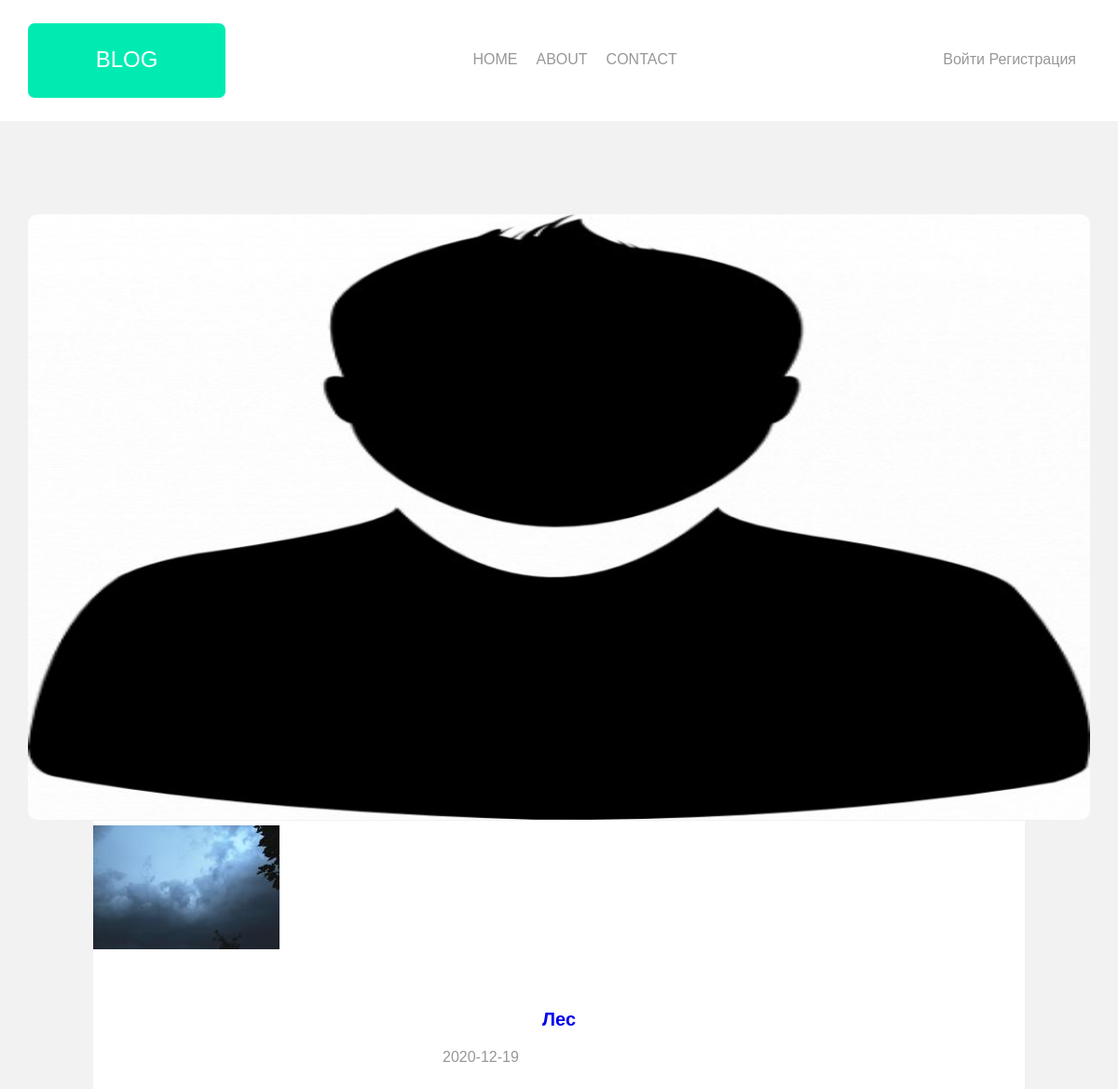
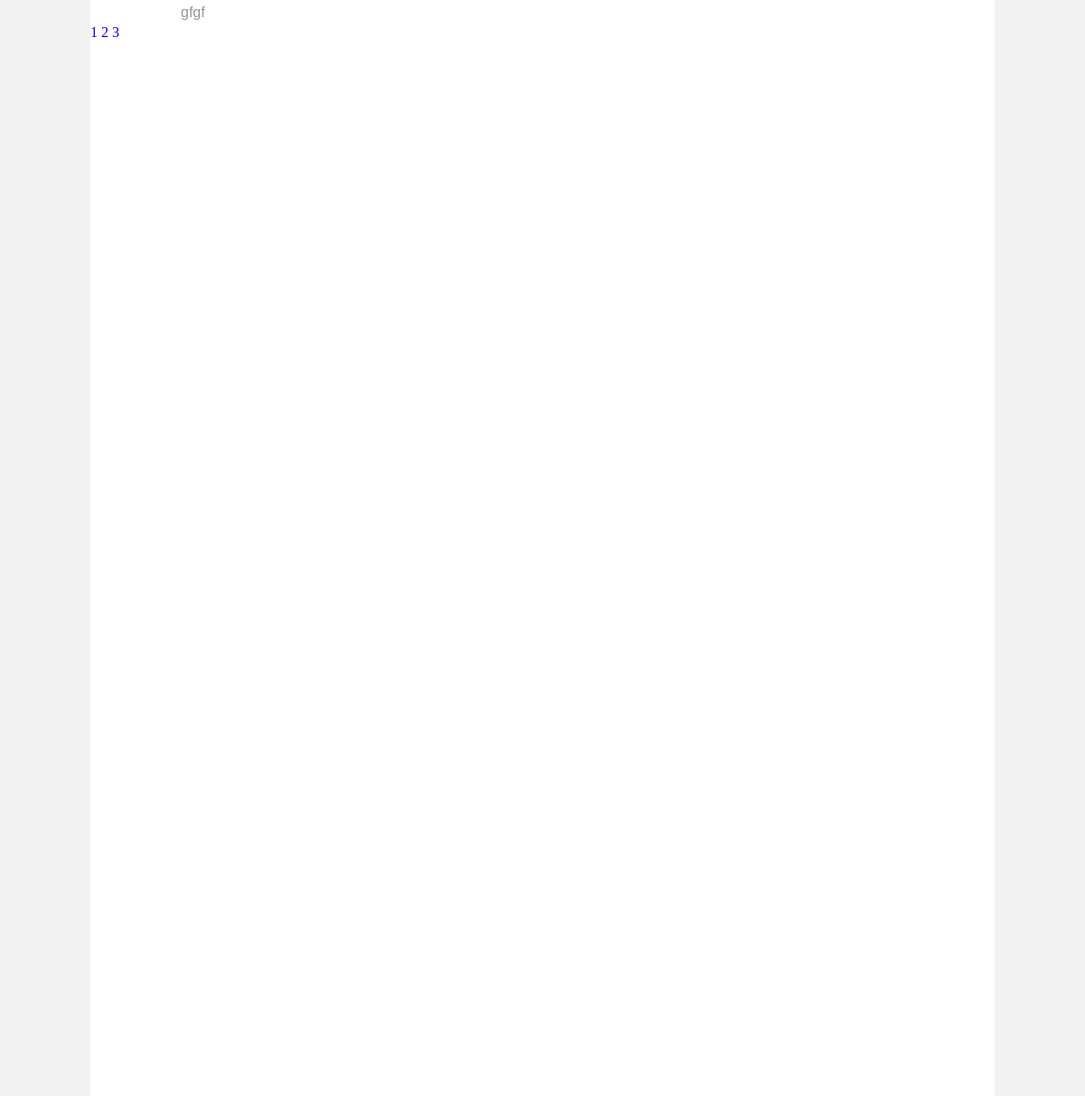
/?page=3, run on the app's committed database (2 pictures, top to bottom).
### models.py (models this page shows, shortened)
class Post(db.Model):
    __tablename__ = 'posts'
    id = db.Column(db.Integer(), primary_key=True)
    title = db.Column(db.String(100), nullable=False)
    date_posted = db.Column(db.DateTime, nullable=True, default=datetime.utcnow)
    content = db.Column(db.Text(), nullable=True)
    user_id = db.Column(db.Integer(), db.ForeignKey('users.id'), nullable=True)

class User(db.Model, UserMixin):
    __tablename__ = 'users'
    id = db.Column(db.Integer(),  primary_key=True)
    username = db.Column(db.String(20), nullable=False, unique=True)
    email = db.Column(db.String(50), nullable=False, unique=True)
    avatar = db.Column(db.String(20), nullable=False, default='pic.jpg')
    password = db.Column(db.String(20), nullable=False)
    posts = db.relationship('Post', backref='author', lazy=True)

### main_app.py (the view)
@app.route('/')
def index():
    page = request.args.get('page')
    ''' Если полученные данные равны строковой цифре, то делаем их int, иначе если это буквы
    или другие символы, то задаём по стандарту 1 страницу. Это на тот случай,
    если пользователь
    решит поиграться'''
    if page and page.isdigit():
        page = int(page)
    else:
        page = 1
    posts = Post.query.order_by(Post.date_posted.desc()).paginate(page=page, per_page=5)
    return render_template('base.html', posts=posts)

### templates/base.html (shortened to what this page needs)
<!DOCTYPE html>
<html>
<head>
	<link rel="stylesheet" type="text/css" href="{{url_for('static', filename='style.css')}}">
</head>
<body>
<div class='bg1'>
	<div class='wrap1'>
	<header>
		<div class='logo'>
			<span> BLOG </span>
		</div>
		<nav>
			<ul>
				<li>
					<a href='{{url_for("index")}}'> HOME </a>
				</li>
				<li>
					<a href='#'> ABOUT </a>
				</li>
				<li>
					<a href='#'> CONTACT </a>
				</li>
			</ul>
		</nav>
		<div class='panel'>
			<ul>
				<li>
					{% if current_user.is_authenticated %}
						<a href='{{url_for("new_post")}}'> Создать пост </a>
						<a href='{{url_for("account")}}'> Профиль </a>
						<a href='{{url_for("logout")}}'> Выйти </a>
				</li>
				<li>
					{% else %}
						<a href='{{url_for("login")}}'> Войти </a>
						<a href='{{url_for("register")}}'> Регистрация </a>
					{% endif %}
				</li>
			</ul>
		</div>
	</header>
	</div>
</div>
<div class='wrap2'>
	<div class='content'>
		<div class='div_img'>
			<img src='static/pic.jpg'>
		</div>
	</div>
</div>
<div class='wrap3'>
	<div class='under_wrap3'>
			  {% for post in posts.items %}
			  <div>
				  <img src="{{ url_for('static', filename='profile_images/' + post.author.avatar) }}"
			  </div>
		 <div class='title'>
		 	<span> <a href="{{ url_for('post', post_id=post.id) }}">{{post.title}} </a> </span>
		 </div>
		 <div class='under_title'>
		 	<div class='date'>
		 		<span> {{post.date_posted.strftime('%Y-%m-%d')}} </span>
		 	</div>
		 </div>
		 <div class='post'>
		 <p>
			{{post.content}}
		 </div>
		 {% endfor %}
		 {% for page in posts.iter_pages() %}
		 	<a href='./?page={{page}}'>{{page}}</a>
		 {% endfor %}
	</div>
</div>
</body>
</html>

### static/style.css (style rules this page uses)
* { box-sizing: border-box; margin: 0px; }
body { background-color: #f2f2f2; }
.bg1 { height: 130px; background-color: white; }
.wrap1 { margin: auto; width: 1140px; }
header { display: flex; justify-content: space-between; height: 130px; padding-top: 15px; }
a { text-decoration: none; }
.logo { width: 212px; height: 80px; background-color: #00EBB2; text-align: center; padding-top: 25px; margin-top: 10px; border-radius: 7px; }
.logo span { font-size: 24px; color: white; font-family: 'Rubik', sans-serif; }
nav ul { display: flex; justify-content: space-between; margin-top: 40px; }
nav ul li { margin-right: 20px; list-style-type: none; font-family: 'Rubik', sans-serif; }
nav ul li a { color: #979797; }
.panel ul { display: flex; justify-content: space-between; margin-top: 40px; }
.panel ul li { margin-right: 15px; list-style-type: none; font-family: 'Rubik', sans-serif; }
.panel ul li a { color: #979797; }
.wrap2 { margin: auto; width: 1140px; }
.div_img img { width: 1140px; height: 650px; margin-top: 100px; border-radius: 10px; }
.wrap3 { margin: auto; width: 1140px; }
.under_wrap3 { width: 1000px; background-color: white; margin: auto; margin-top: -3px; padding-top: 5px; height: 1500px; }
.title { text-align: center; margin-top: 60px; }
.title span { font-family: 'Rubik', sans-serif; font-weight: bold; font-size: 20px; }
.under_title { width: 250px; display: flex; justify-content: space-between; margin: auto; margin-top: 20px; font-family: 'Rubik', sans-serif; color: #979797; }
.post { width: 800px; word-wrap: break-word; margin: auto; margin-top: 25px; font-family: 'Rubik', sans-serif; color: #979797; line-height: 27px; }

### data on the page
Post: avatar (picture), title "Лес", date_posted "2020-12-19", content "gfgf"

### other printed values
{{ page }} "1" "2" "3"
